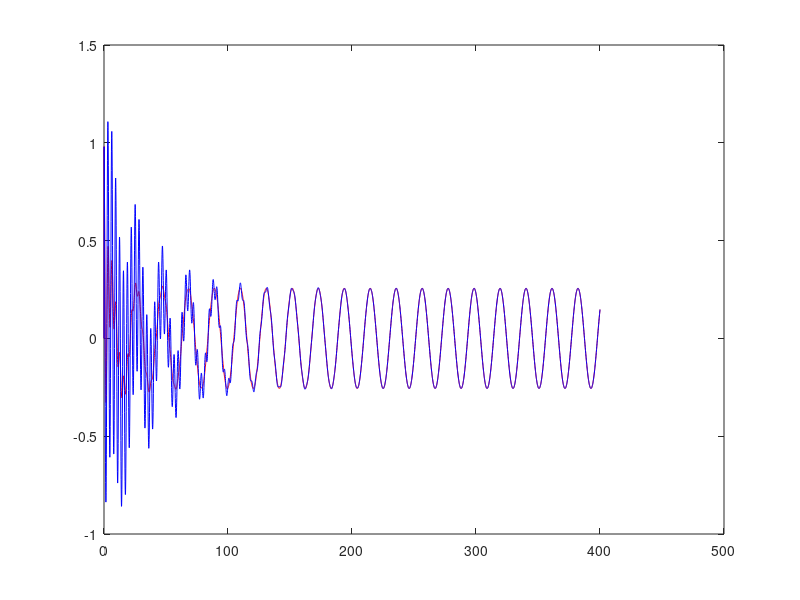

Here is the MATLAB script that generated this plot:
x0=1; y0=0; k=4; m=1.0; c=01; dt=0.1; w=0.3; t0=0.0; a=1.0;

for i=1:4000
 x1=x0; y1=y0;t1=t0;
 g1=(1/m)*(a*sin(w*t1)-k*x1-c*y1*abs(y1));
 f1=y1;
 x2=x0+(dt/2)*f1; y2=y0+(dt/2)*g1;
 t2=t1+(dt/2); f2=y2;
 g2=(1/m)*(a*sin(w*t2)-k*x2-c*y2*abs(y2));
 x3=x0+(dt/2)*f2; y3=y0+(dt/2)*g2;
 t3=t2; f3=y3;
 g3=(1/m)*(a*sin(w*t3)-k*x3-c*y3*abs(y3));
 x4=x0+dt*f3; y4=y0+dt*g3;
 t4=t1+dt; f4=y4;
 g4=(1/m)*(a*sin(w*t4)-k*x4-c*y4*abs(y4));

 x(i+1)=x0+dt*(f1+2*f2+2*f3+f4)/6;
 y(i+1)=y0+dt*(g1+2*g2+2*g3+g4)/6;
 t(i+1)=t1+dt;

 t0=t1+dt; x0=x(i+1); y0=y(i+1);
end


plot(t,x,'r')

hold on
%%
x0=1; y0=0; k=4; m=1.0; dt=0.1; w=0.3; t0=0.0; a=1.0;
XBAR = (a) * (1/sqrt( (( (k-m*w*w)^2) + (c*w)^2) ));
c_eq = (8/3)*(c*w)*XBAR/pi;
c = c_eq;

for i=1:4000
 x1=x0; y1=y0;t1=t0;
 g1=(1/m)*(a*sin(w*t1)-k*x1-c*y1);
 f1=y1;
 x2=x0+(dt/2)*f1; y2=y0+(dt/2)*g1;
 t2=t1+(dt/2); f2=y2;
 g2=(1/m)*(a*sin(w*t2)-k*x2-c*y2);
 x3=x0+(dt/2)*f2; y3=y0+(dt/2)*g2;
 t3=t2; f3=y3;
 g3=(1/m)*(a*sin(w*t3)-k*x3-c*y3);
 x4=x0+dt*f3; y4=y0+dt*g3;
 t4=t1+dt; f4=y4;
 g4=(1/m)*(a*sin(w*t4)-k*x4-c*y4);

 x(i+1)=x0+dt*(f1+2*f2+2*f3+f4)/6;
 y(i+1)=y0+dt*(g1+2*g2+2*g3+g4)/6;
 t(i+1)=t1+dt;

 t0=t1+dt; x0=x(i+1); y0=y(i+1);
end
plot(t,x,'b')
